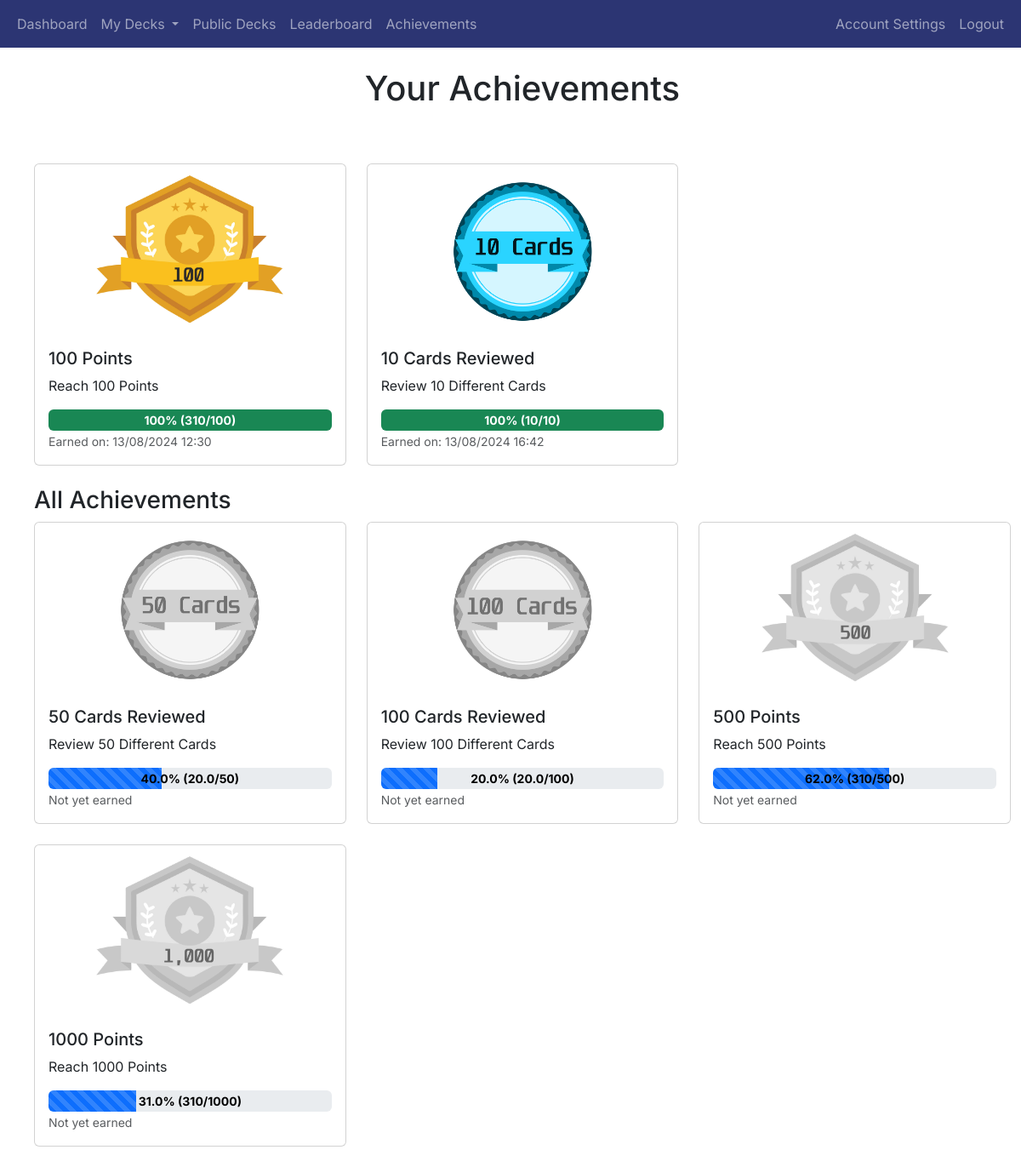
Page /user_achievements (signed in) on the committed database.
### app/gamification/models.py (models this page shows)
class Achievement(db.Model):
    achievement_id = db.Column(db.Integer, primary_key=True)
    name = db.Column(db.String(100), nullable=False)
    description = db.Column(db.String(255), nullable=False)
    points = db.Column(db.Integer, nullable=False, default=0)
    badge_image = db.Column(db.String(255), nullable=False)
    target = db.Column(db.Integer, nullable=False, default=0)  # Add this line
    users = db.relationship('UserAchievement', back_populates='achievement', cascade='all, delete-orphan')

### app/auth/models.py (models this page shows, shortened)
class User(db.Model, UserMixin):
    user_id = db.Column(db.Integer, primary_key=True)
    username = db.Column(db.String(80), unique=True, nullable=False)
    email = db.Column(db.String(120), unique=True, nullable=False)
    password_hash = db.Column(db.String(128), nullable=False)
    points = db.Column(db.Integer, default=0)  # Add points column
    achievements = db.relationship('UserAchievement', back_populates='user', cascade='all, delete-orphan')
    login_events = db.relationship('LoginEvent', backref='user', cascade='all, delete-orphan', lazy=True)
    decks = db.relationship('Deck', backref='user', cascade='all, delete-orphan', lazy=True)

### app/gamification/routes.py (the view)
@gamification_blueprint.route('/user_achievements')
@login_required
def user_achievements():
    user_achievements = UserAchievement.query.filter_by(user_id=current_user.user_id).all()
    all_achievements = Achievement.query.all()
    user_achievements_dict = {ua.achievement_id: ua for ua in user_achievements}
    achievements_with_progress = [
        {
            'achievement': ua,
            'progress': calculate_progress(ua),
            'formatted_date': ua.date_earned.strftime('%d/%m/%Y %H:%M')  # Format the date here
        } for ua in user_achievements
    ]
    all_achievements_with_progress = [
        {
            'achievement': achievement,
            'progress': calculate_progress_all(achievement)
        } for achievement in all_achievements if achievement.achievement_id not in user_achievements_dict
    ]
    return render_template(
        'user_achievements.html',
        achievements_with_progress=achievements_with_progress,
        all_achievements_with_progress=all_achievements_with_progress,
        user_achievements=user_achievements_dict
    )

### app/__init__.py (called while the page is built)
@login_manager.user_loader
def load_user(user_id):
    return User.query.get(int(user_id))

### app/gamification/routes.py (called while the page is built)
def calculate_progress(user_achievement):
    total_unique_cards_reviewed = db.session.query(ReviewOutcome.card_id).filter_by(user_id=current_user.user_id).distinct().count()
    if "Cards Reviewed" in user_achievement.achievement.name:
        if user_achievement.achievement.target > 0:
            progress = (total_unique_cards_reviewed / int(user_achievement.achievement.target)) * 100
            return min(progress, 100)
    else:  # Otherwise, it must be a points-based achievement
        if user_achievement.achievement.target > 0:
            progress = (current_user.points / user_achievement.achievement.target) * 100
            return min(progress, 100)
    return 0

def calculate_progress_all(achievement):
    total_unique_cards_reviewed = db.session.query(ReviewOutcome.card_id).filter_by(user_id=current_user.user_id).distinct().count()
    if "Cards Reviewed" in achievement.name:
        if achievement.target > 0:
            return min((total_unique_cards_reviewed / int(achievement.target)) * 100, 100)
    else:  # Otherwise, it must be a points-based achievement
        if achievement.target > 0:
            return min((current_user.points / achievement.target) * 100, 100)
    return 0

### app/gamification/templates/user_achievements.html (shortened to what this page needs)
{% extends "base.html" %}
{% block heading %}Your Achievements{% endblock %}
{% block content %}
<div class="container mt-4">
    <div class="row">
        {% for entry in achievements_with_progress %}
            <div class="col-md-4 mb-4">
                <div class="card">
                    <img src="{{ url_for('static', filename=entry['achievement'].achievement.badge_image) }}" class="card-img-top" alt="{{ entry['achievement'].achievement.name }}">
                    <div class="card-body">
                        <h5 class="card-title">{{ entry['achievement'].achievement.name }}</h5>
                        <p class="card-text">{{ entry['achievement'].achievement.description }}</p>
                        <div class="progress position-relative" style="height: 25px;">
                            <div class="progress-bar bg-success" role="progressbar" style="width: {{ entry['progress'] if entry['progress'] <= 100 else 100 }}%;" aria-valuenow="{{ entry['progress'] if entry['progress'] <= 100 else 100 }}" aria-valuemin="0" aria-valuemax="100">
                                <span class="position-absolute w-100 text-center" style="color: white; font-size: 14px; font-weight: bold;">
                                    {% if "Cards Reviewed" in entry['achievement'].achievement.name %}
                                        {{ entry['progress'] | round(1) }}% ({{ entry['progress'] * (entry['achievement'].achievement.target) // 100 }}/{{ entry['achievement'].achievement.target }})
                                    {% else %}
                                        {{ entry['progress'] | round(1) }}% ({{ current_user.points }}/{{ entry['achievement'].achievement.target }})
                                    {% endif %}
                                </span>
                            </div>
                        </div>
                        <p class="card-text">
                            <small class="text-muted">Earned on: {{ entry['formatted_date'] }}</small>
                        </p>
                    </div>
                </div>
            </div>
        {% endfor %}
    </div>
    <div class="row">
        <h3>All Achievements</h3>
        {% for entry in all_achievements_with_progress %}
            {% if entry['achievement'].achievement_id not in user_achievements %}
                <div class="col-md-4 mb-4">
                    <div class="card unearned">
                        <img src="{{ url_for('static', filename=entry['achievement'].badge_image) }}" class="card-img-top achievement-image" alt="{{ entry['achievement'].name }}">
                        <div class="card-body">
                            <h5 class="card-title">{{ entry['achievement'].name }}</h5>
                            <p class="card-text">{{ entry['achievement'].description }}</p>
                            <div class="progress position-relative" style="height: 25px;">
                                <div class="progress-bar progress-bar-striped" role="progressbar" style="width: {{ entry['progress'] if entry['progress'] <= 100 else 100 }}%;" aria-valuenow="{{ entry['progress'] if entry['progress'] <= 100 else 100 }}" aria-valuemin="0" aria-valuemax="100">
                                    <span class="position-absolute w-100 text-center" style="color: black; font-size: 14px; font-weight: bold;">
                                        {% if "Cards Reviewed" in entry['achievement'].name %}
                                            {{ entry['progress'] | round(1) }}% ({{ entry['progress'] * (entry['achievement'].target) // 100 }}/{{ entry['achievement'].target }})
                                        {% else %}
                                            {{ entry['progress'] | round(1) }}% ({{ current_user.points }}/{{ entry['achievement'].target }})
                                        {% endif %}
                                    </span>
                                </div>
                            </div>
                            {% if entry['achievement'].achievement_id in user_achievements %}
                                <p class="card-text">
                                    <small class="text-muted">Earned on: {{ user_achievements[entry['achievement'].achievement_id].date_earned.strftime('%d/%m/%Y %H:%M') }}</small>
                                </p>
                            {% else %}
                                <p class="card-text">
                                    <small class="text-muted">Not yet earned</small>
                                </p>
                            {% endif %}
                        </div>
                    </div>
                </div>
            {% endif %}
        {% endfor %}
    </div>
</div>
{% endblock %}

### app/static/styles.css (style rules this page uses)
.card-img-top { width: 100%; height: auto; max-height: 200px; object-fit: contain; }
.card.unearned .card-img-top { filter: grayscale(100%); opacity: 0.6; }

### app/templates/base.html (style rules this page uses)
body { font-family: 'Inter', sans-serif; }
h1, h2, h3, h4, h5, h6, p, a { font-family: 'Inter', sans-serif; }

### rows in the picture
Achievement: badge_image (picture), achievement.achievement.name "100 Points", achievement.achievement.description "Reach 100 Points", achievement.achievement.target "100"
User: points "310", points "310" "310"
Achievement: badge_image (picture), achievement.achievement.name "10 Cards Reviewed", achievement.achievement.description "Review 10 Different Cards", target "10", achievement.achievement.target "10"
Achievement: badge_image (picture), achievement.name "50 Cards Reviewed", achievement.description "Review 50 Different Cards", entry['progress']*(entry['achievement'].target)//100 "20.0", achievement.target "50"
Achievement: badge_image (picture), achievement.name "100 Cards Reviewed", achievement.description "Review 100 Different Cards", entry['progress']*(entry['achievement'].target)//100 "20.0", achievement.target "100"
Achievement: badge_image (picture), achievement.name "500 Points", achievement.description "Reach 500 Points", achievement.target "500"
Achievement: badge_image (picture), achievement.name "1000 Points", achievement.description "Reach 1000 Points", achievement.target "1000"

### other values in the picture
{{ entry['progress'] | round(1) }} "100"
{{ entry['formatted_date'] }} "13/08/2024 12:30" "13/08/2024 16:42"
{{ entry['progress'] | round(1) }} "40.0" "20.0"
{{ entry['progress'] | round(1) }} "62.0" "31.0"
